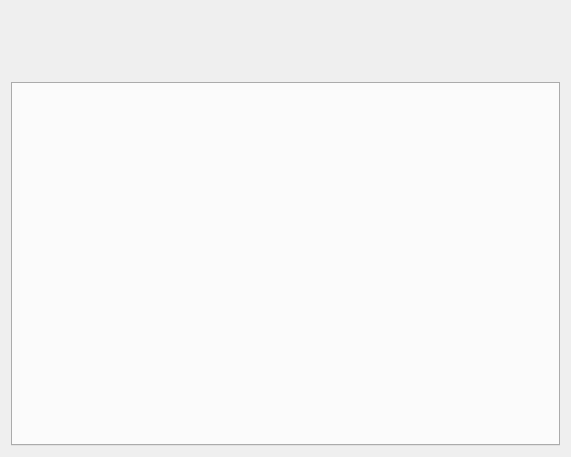
<?xml version="1.0" encoding="UTF-8"?>
<ui version="4.0">
 <class>SlugsTabbedControl</class>
 <widget class="QWidget" name="SlugsTabbedControl">
  <property name="geometry">
   <rect>
    <x>0</x>
    <y>0</y>
    <width>571</width>
    <height>457</height>
   </rect>
  </property>
  <property name="windowTitle">
   <string>Form</string>
  </property>
  <layout class="QVBoxLayout" name="verticalLayout">
   <item>
    <layout class="QVBoxLayout" name="verticalLayout_2">
     <item>
      <widget class="QWidget" name="statusWidget" native="true">
       <property name="minimumSize">
        <size>
         <width>0</width>
         <height>65</height>
        </size>
       </property>
      </widget>
     </item>
     <item>
      <widget class="QTabWidget" name="tabWidget">
       <property name="currentIndex">
        <number>-1</number>
       </property>
      </widget>
     </item>
    </layout>
   </item>
  </layout>
 </widget>
 <resources/>
 <connections/>
</ui>
